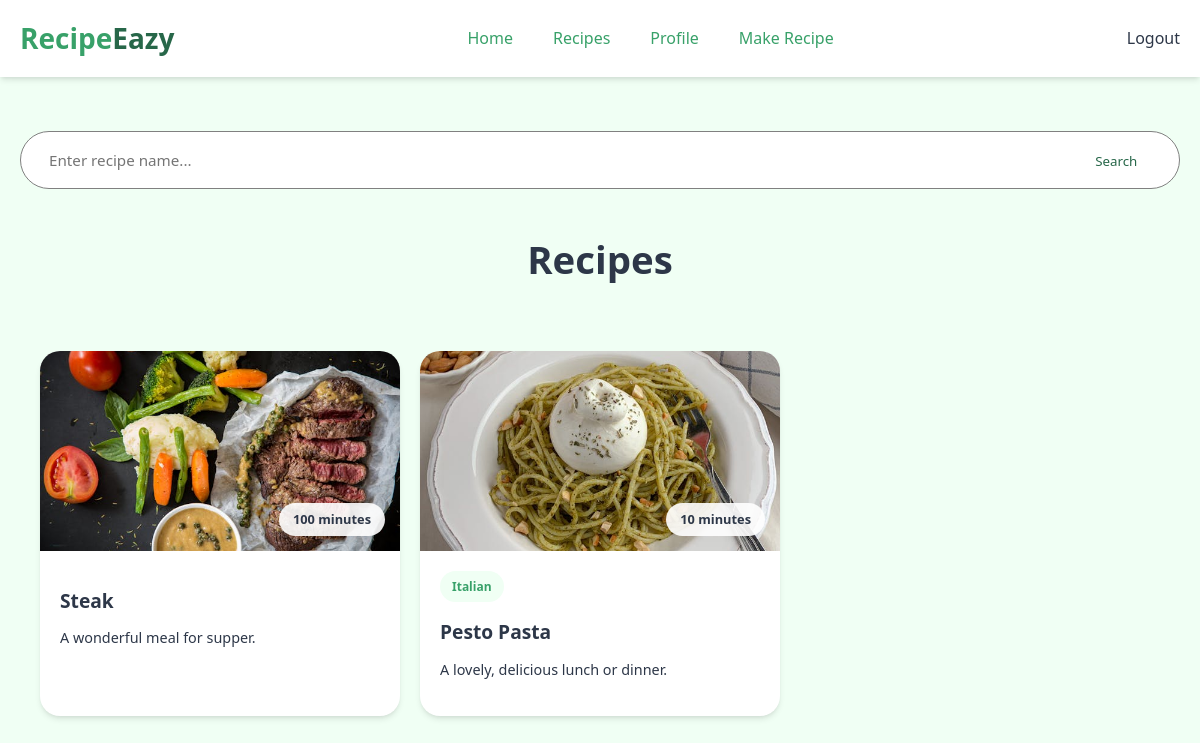
/recipes/recipe-list/Lunch (signed in), run on the app's committed database.
### recipes/models.py (models this page shows, shortened)
class Recipe(models.Model):
    title = models.CharField(max_length=30)
    description = models.TextField(default="")
    ingredients = models.TextField(default="", help_text="Separate ingredients with commas.")
    cook_time = models.PositiveIntegerField(help_text="Cooking time in minutes.")
    servings = models.PositiveIntegerField()
    method = models.TextField(default="")
    image = models.ImageField(upload_to="images/")
    cuisine = models.ManyToManyField(Cuisine)
    category = models.ManyToManyField(Category)
    options = {"easy":"easy","medium":"medium","hard":"hard","expert":"expert"}
    difficulty = models.CharField(max_length=250, choices = options, default = "easy")

class Cuisine(models.Model):
    name = models.CharField(max_length=250)

### recipes/views.py (the view)
# urls.py: path("recipe-list/<str:category>", views.recipe_list_category,name="recipe-detail-category"),
def recipe_list_category(request, category):
    recipes = Recipe.objects.filter(Q(category__name__icontains=category))
    ingredients = []
    for recipe in recipes:
        ingredients.append(recipe.ingredients)
    return render(request,"recipes/recipe_list.html",{"recipes":recipes, "ingredients":ingredients})

### recipes/templates/recipes/recipe_list.html (shortened to what this page needs)
{%load static%}
<!DOCTYPE html>
<html lang="en">
<head>
    <link rel="stylesheet" href="{%static 'css/recipe_list.css'%}">
</head>
<body>
    <header id="header">
        <div class="container">
            <nav>
                <div class="logo">Recipe<span>Eazy</span></div>
                <div class="nav-links">
                    <a href="{%url 'index'%}" class="active">Home</a>
                    <a href="{%url 'recipe_list'%}" class ="active">Recipes</a>
                    <a href = "{%url 'profile'%}" class="active">Profile</a>
                    {%if user.is_authenticated%}
                    <a href="{%url 'recipe-create'%}" class="active">Make Recipe</a>
                    {%endif%}
                </div>
                <div class="nav-links">
                    {%if user.is_authenticated%}
                    <a href ="{%url 'logout'%}">Logout</a>
                    {%endif%}
                </div>
            </nav>
        </div>
    </header>
    <br>
    <br>
    <div class="container">
        <div class="search-bar">
            <form action="{% url 'search-recipe' %}" method="get">
                <input type="text" name="q" placeholder="Enter recipe name..." required>
                <button type="submit">Search</button>
            </form>
        </div>
        <div class="section-header">
            <h2>Recipes</h2>
        </div>
        {% if recipes %}
        <div class="recipe-grid">
            {% for recipe in recipes %}
            <a href="{% url 'recipe-detail' id=recipe.id %}">
                <div class="recipe-card">
                    <div class="recipe-img">
                        {% if recipe.image %}
                            <img src="{{ recipe.image.url }}" alt="{{ recipe.title }}">
                        {% endif %}
                        <div class="recipe-time">{{recipe.cook_time}} minutes</div>
                    </div>
                    <div class="recipe-content">
                        <div class="recipe-tags">
                            {%for cuisine in recipe.cuisine.all%}
                                    {%if cuisine.name != "none" %}
                                        <span class="recipe-tag">{{cuisine.name}}</span>
                                    {%endif%}
                                {%endfor%}
                        </div>
                        <h3 class="recipe-title">{{recipe.title}}</h3>
                        <p class="recipe-desc">{{recipe.description}}</p>
                    </div>
                </div>
            </a>
            {% endfor %}
        </div>
        {% else %}
        <div class="no-results">
            <p>No recipes found matching your search criteria. Try different keywords.</p>
        </div>
        {% endif %}
    </div>
</body>
</html>

### static/css/recipe_list.css (style rules this page uses)
:root { --primary: #38A169; --primary-light: #4abb7d; --secondary: #9AE6B4; --dark: #276749; --light: #F0FFF4; --accent: #68D391; --gray-100: #f7fafc; --gray-200: #edf2f7; --gray-300: #e2e8f0; --gray-800: #2d3748; --shadow-sm: 0 1px 2px 0 rgba(0, 0, 0, 0.05); --shadow-md: 0 4px 6px -1px rgba(0, 0, 0, 0.1), 0 2px 4px -1px rgba(0, 0, 0, 0.06); --shadow-lg: 0 10px 15px -3px rgba(0, 0, 0, 0.1), 0 4px 6px -2px rgba(0, 0, 0, 0.05); --shadow-xl: 0 20px 25px -5px rgba(0, 0, 0, 0.1), 0 10px 10px -5px rgba(0, 0, 0, 0.04); }
* { margin: 0; padding: 0; box-sizing: border-box; font-family: 'Poppins', 'Segoe UI', Tahoma, Geneva, Verdana, sans-serif; }
body { background-color: var(--light); color: var(--gray-800); padding-top: 80px; line-height: 1.6; }
#header { background-color: white; box-shadow: var(--shadow-md); position: fixed; top: 0; width: 100%; z-index: 100; }
.container { max-width: 1200px; margin: 0 auto; padding: 0 20px; }
nav { display: flex; justify-content: space-between; align-items: center; padding: 16px 0; }
.logo { font-size: 28px; font-weight: 700; color: var(--primary); }
.logo span { color: var(--dark); }
.nav-links { display: flex; gap: 40px; }
.nav-links a { text-decoration: none; color: var(--gray-800); font-weight: 500; transition: color 0.3s ease; }
.nav-links a:hover, .nav-links a.active { color: var(--primary); }
.search-bar { display: flex; align-items: center; background-color: white; border-radius: 50px; padding: 10px 20px; border: 1px solid grey; }
.search-bar input { border: none; background: transparent; padding: 8px; outline: none; width: 1050px; font-size: 0.95rem; }
.search-bar button { background: none; border: none; cursor: pointer; color: var(--dark); }
.section-header { text-align: center; margin: 40px 0; }
.section-header h2 { font-size: 2.4rem; color: var(--gray-800); margin-bottom: 10px; }
.recipe-grid { display: grid; grid-template-columns: repeat(auto-fill, minmax(300px, 1fr)); gap: 30px; padding: 20px; }
.recipe-card { background-color: white; border-radius: 20px; overflow: hidden; box-shadow: var(--shadow-md); transition: transform 0.3s ease, box-shadow 0.3s ease; animation: fadeInUp 0.6s forwards; }
.recipe-img { height: 200px; position: relative; overflow: hidden; }
.recipe-img img { width: 100%; height: 100%; object-fit: cover; }
.recipe-time { position: absolute; bottom: 15px; right: 15px; background-color: rgba(255,255,255,0.9); padding: 6px 14px; border-radius: 20px; font-size: 0.8rem; font-weight: 600; }
.recipe-content { padding: 20px; }
.recipe-tags { display: flex; gap: 10px; margin-bottom: 15px; }
.recipe-tag { background-color: var(--light); color: var(--primary); padding: 6px 12px; border-radius: 20px; font-size: 0.75rem; font-weight: 600; }
.recipe-title { font-size: 1.2rem; margin-bottom: 10px; color: var(--gray-800); }
.recipe-desc { color: var(--gray-800); font-size: 0.9rem; margin-bottom: 15px; }
a { text-decoration: none; color: inherit; }
.recipe-grid a { text-decoration: none; color: inherit; display: block; }
.recipe-card * { text-decoration: none; }
.recipe-img img { width: 100%; height: 100%; object-fit: cover; transition: transform 0.5s ease; }
.recipe-grid { display: grid; grid-template-columns: repeat(auto-fill, minmax(320px, 1fr)); gap: 20px; padding: 20px; max-width: 1200px; margin: 0 auto; }
.recipe-card { background-color: white; border-radius: 20px; overflow: hidden; box-shadow: var(--shadow-md); transition: transform 0.3s ease, box-shadow 0.3s ease; height: 100%; display: flex; flex-direction: column; }
.container { max-width: 1200px; margin: 0 auto; padding: 0 20px; width: 100%; }

### data on the page
Recipe: image (picture), cook_time "100", title "Steak", description "A wonderful meal for supper."
Recipe: image (picture), cook_time "10", title "Pesto Pasta", description "A lovely, delicious lunch or dinner."
Cuisine: name "Italian"
